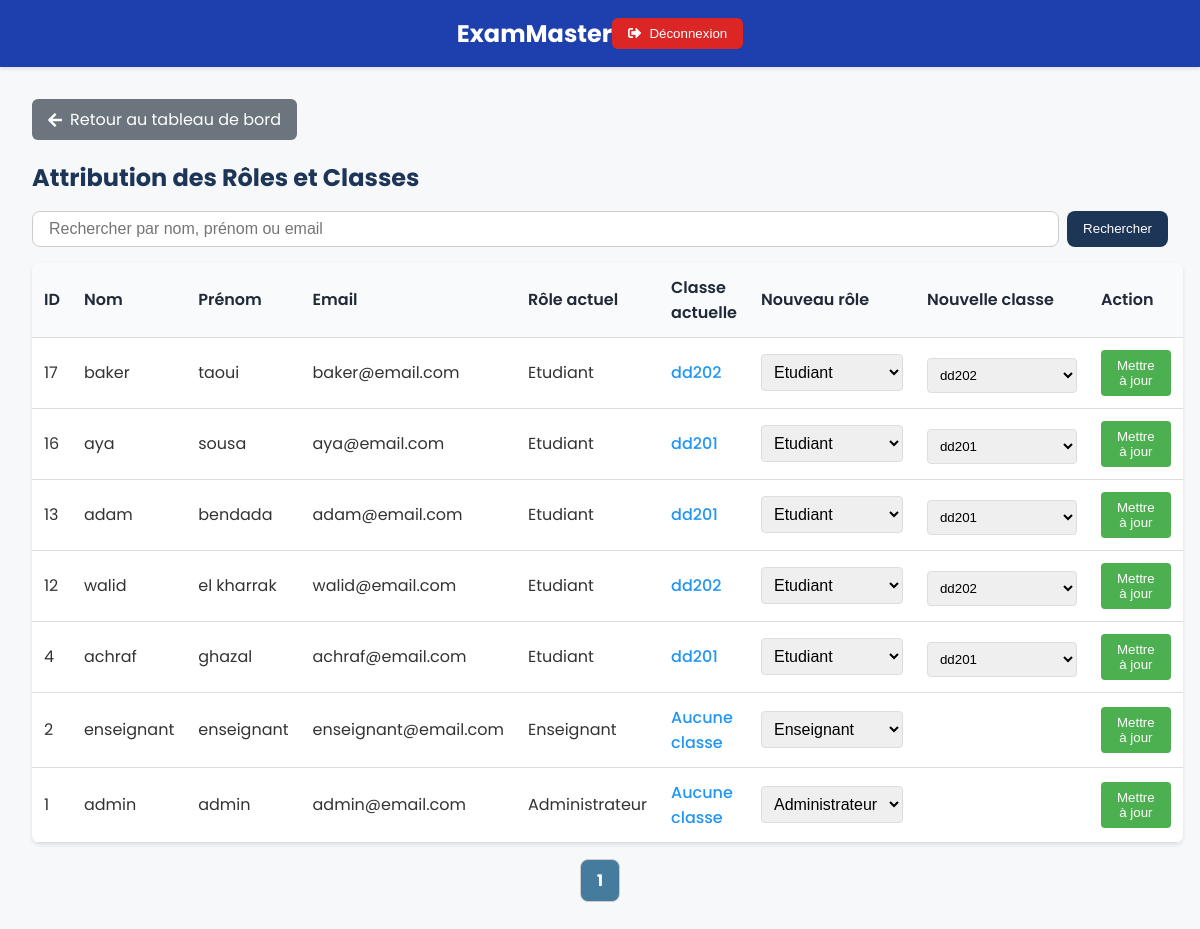
Page /admin/attribuer_role.php (signed in) on the earlier database version.
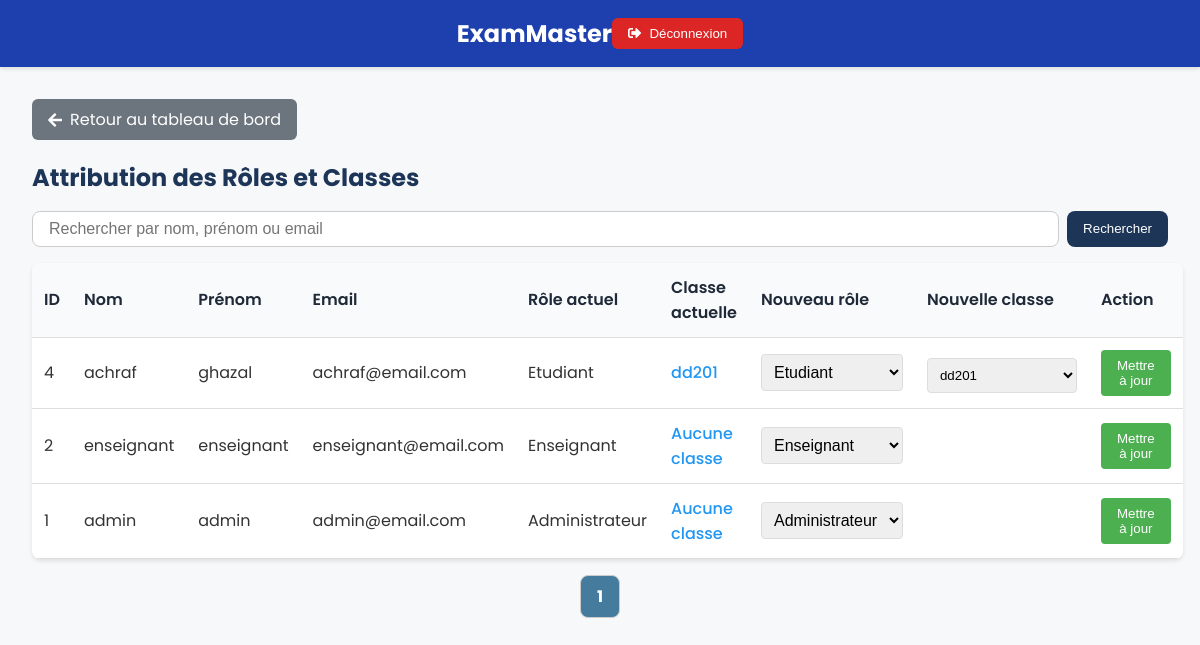
Same page on the later database version.
### tables this page shows
CREATE TABLE `users` (
  `id` int(11) NOT NULL,
  `firstname` varchar(100) NOT NULL,
  `lastname` varchar(100) NOT NULL,
  `email` varchar(100) NOT NULL,
  `password` varchar(255) NOT NULL,
  `role` enum('Administrateur','Enseignant','Etudiant') NOT NULL,
  `created_at` timestamp NULL DEFAULT current_timestamp(),
  `updated_at` timestamp NULL DEFAULT current_timestamp() ON UPDATE current_timestamp(),
  `deleted_at` timestamp NULL DEFAULT NULL,
  `status` enum('pending','approved','rejected') DEFAULT NULL
);

### admin/attribuer_role.php (the view, shortened to what this page needs)
<?php
require_once '../config/connection.php';
$users_per_page = 10;
$page = isset($_GET['page']) ? (int)$_GET['page'] : 1;
$offset = ($page - 1) * $users_per_page;
$search = isset($_GET['search']) ? $_GET['search'] : '';
$search_condition = '';
$params = [];
$count_query = "SELECT COUNT(*) FROM users u " . $search_condition;
$stmt = $conn->prepare($count_query);
$stmt->execute($params);
$total_users = $stmt->fetchColumn();
$total_pages = ceil($total_users / $users_per_page);
$query = "SELECT u.id, u.firstname, u.lastname, u.email, u.role,
          GROUP_CONCAT(c.name) as class_names, GROUP_CONCAT(c.id) as class_ids
          FROM users u
          LEFT JOIN class_student cs ON u.id = cs.student_id
          LEFT JOIN classes c ON cs.class_id = c.id
          " . $search_condition . "
          GROUP BY u.id
          ORDER BY u.id DESC LIMIT $users_per_page OFFSET $offset";
$stmt = $conn->prepare($query);
$stmt->execute($params);
$users = $stmt->fetchAll(PDO::FETCH_ASSOC);
$classes_query = "SELECT id, name FROM classes WHERE name IN ('dd201', 'dd202') ORDER BY name";
$stmt = $conn->prepare($classes_query);
$stmt->execute();
$classes = $stmt->fetchAll(PDO::FETCH_ASSOC);
?>
<!DOCTYPE html>
<html lang="fr">
<head>
    <link rel="stylesheet" href="../assets/css/attribuer_role.css">
    <link rel="stylesheet" href="https://cdnjs.cloudflare.com/ajax/libs/font-awesome/5.15.4/css/all.min.css">
</head>
<body>
    <nav class="navbar">
        <div class="navbar-content">
            <div class="brand">ExamMaster</div>
            <form method="POST" action="../auth/logout.php" style="display: inline;">
                <button type="submit" name="logout" class="logout-btn">
                    <i class="fas fa-sign-out-alt"></i> Déconnexion
                </button>
            </form>
        </div>
    </nav>
    <div class="container"> <a href="dashboard.php" class="back-btn">
                <i class="fas fa-arrow-left"></i> Retour au tableau de bord
            </a>    <br>
        <div class="role-management">
            <h2>Attribution des Rôles et Classes</h2>
            <form method="GET" class="search-bar">
                <input type="text" name="search" class="search-input"
                       placeholder="Rechercher par nom, prénom ou email"
                       value="<?php echo htmlspecialchars($search); ?>">
                <button type="submit" class="search-btn">Rechercher</button>
            </form>
            <table class="role-table">
                <thead>
                    <tr>
                        <th>ID</th>
                        <th>Nom</th>
                        <th>Prénom</th>
                        <th>Email</th>
                        <th>Rôle actuel</th>
                        <th>Classe actuelle</th>
                        <th>Nouveau rôle</th>
                        <th>Nouvelle classe</th>
                        <th>Action</th>
                    </tr>
                </thead>
                <tbody>
                    <?php foreach ($users as $user): ?>
                        <tr>
                            <td><?php echo htmlspecialchars($user['id']); ?></td>
                            <td><?php echo htmlspecialchars($user['firstname']); ?></td>
                            <td><?php echo htmlspecialchars($user['lastname']); ?></td>
                            <td><?php echo htmlspecialchars($user['email']); ?></td>
                            <td><?php echo htmlspecialchars($user['role']); ?></td>
                            <td class="current-class">
                                <?php echo $user['class_names'] ? htmlspecialchars($user['class_names']) : 'Aucune classe'; ?>
                            </td>
                            <td>
                                <form method="POST">
                                    <select name="new_role" class="role-select" onchange="toggleClassSelection(this)">
                                        <option value="Administrateur" <?php echo $user['role'] === 'Administrateur' ? 'selected' : ''; ?>>Administrateur</option>
                                        <option value="Enseignant" <?php echo $user['role'] === 'Enseignant' ? 'selected' : ''; ?>>Enseignant</option>
                                        <option value="Etudiant" <?php echo $user['role'] === 'Etudiant' ? 'selected' : ''; ?>>Etudiant</option>
                                    </select>
                            </td>
                            <td>
                                <div class="class-selection" <?php echo $user['role'] === 'Etudiant' ? 'style="display:block;"' : ''; ?>>
                                    <select name="class" class="class-select">
                                        <?php foreach ($classes as $class): ?>
                                            <option value="<?php echo $class['id']; ?>"
                                                <?php echo (strpos($user['class_ids'] ?? '', (string)$class['id']) !== false) ? 'selected' : ''; ?>>
                                                <?php echo htmlspecialchars($class['name']); ?>
                                            </option>
                                        <?php endforeach; ?>
                                    </select>
                                </div>
                            </td>
                            <td>
                                    <button type="submit" name="update_role" class="update-role-btn">
                                        Mettre à jour
                                    </button>
                            </td>
                        </tr>
                    <?php endforeach; ?>
                </tbody>
            </table>
            <div class="pagination">
                <?php for ($i = 1; $i <= $total_pages; $i++): ?>
                    <a href="?page=<?php echo $i; ?>&search=<?php echo urlencode($search); ?>"
                       class="pagination-btn <?php echo $i === $page ? 'active' : ''; ?>">
                        <?php echo $i; ?>
                    </a>
                <?php endfor; ?>
            </div>
        </div>
    </div>
</body>
</html>

### assets/css/attribuer_role.css (style rules this page uses)
body { font-family: 'Poppins', sans-serif; margin: 0; padding: 0; background-color: #f7f8fa; color: #333; }
.navbar { background-color: #1d3557; color: white; padding: 1rem; display: flex; justify-content: space-between; align-items: center; }
.navbar .brand { font-size: 1.5rem; font-weight: bold; }
.logout-btn { background-color: #e63946; color: white; border: none; padding: 0.5rem 1rem; border-radius: 8px; cursor: pointer; }
.container { padding: 2rem; }
.role-management h2 { color: #1d3557; margin-bottom: 1rem; }
.search-bar { display: flex; gap: 0.5rem; margin-bottom: 1rem; }
.search-input { flex: 1; padding: 0.5rem 1rem; border: 1px solid #ccc; border-radius: 8px; font-size: 1rem; }
.search-btn { background-color: #1d3557; color: white; border: none; padding: 0.5rem 1rem; border-radius: 8px; cursor: pointer; }
.role-table { width: 100%; border-collapse: collapse; margin-bottom: 1rem; background-color: #ffffff; border-radius: 8px; overflow: hidden; box-shadow: 0 2px 4px rgba(0, 0, 0, 0.1); }
.role-table th, .role-table td { padding: 0.75rem; text-align: left; border-bottom: 1px solid #e2e8f0; }
.role-table th { background-color: #f8fafc; font-weight: 600; color: #1f2937; }
.role-select { padding: 0.5rem; border-radius: 8px; border: 1px solid #ccc; font-size: 1rem; }
.update-role-btn { background-color: #457b9d; color: white; border: none; padding: 0.5rem 1rem; border-radius: 8px; cursor: pointer; }
.pagination { display: flex; justify-content: center; gap: 0.5rem; margin-top: 1rem; }
.pagination-btn { display: inline-block; padding: 0.5rem 1rem; border: 1px solid #ccc; border-radius: 8px; text-decoration: none; color: #1d3557; background-color: white; }
.pagination-btn.active { background-color: #457b9d; color: white; font-weight: bold; }

### admin/attribuer_role.php (style rules this page uses)
.class-select { padding: 8px; border-radius: 4px; border: 1px solid #ddd; margin-top: 5px; width: 150px; }
.class-selection { display: none; }
.role-table th, .role-table td { padding: 12px; text-align: left; border-bottom: 1px solid #ddd; }
.role-select, .class-select { padding: 8px; border-radius: 4px; border: 1px solid #ddd; }
.update-role-btn { padding: 8px 16px; background-color: #4CAF50; color: white; border: none; border-radius: 4px; cursor: pointer; }
.current-class { font-weight: 500; color: #2196F3; }
.navbar { background-color: #1e40af; color: white; padding: 1rem; box-shadow: 0 2px 4px rgba(0, 0, 0, 0.1); }
.navbar-content { max-width: 1200px; margin: 0 auto; display: flex; justify-content: space-between; align-items: center; }
.brand { font-size: 1.5rem; font-weight: bold; }
.back-btn { background-color: hsl(208, 7.3%, 45.7%); color: white; padding: 0.5rem 1rem; border: none; border-radius: 0.375rem; text-decoration: none; display: inline-flex; align-items: center; gap: 0.5rem; transition: background-color 0.2s; }
.logout-btn { background-color: #dc2626; color: white; padding: 0.5rem 1rem; border: none; border-radius: 0.375rem; cursor: pointer; transition: background-color 0.2s; display: inline-flex; align-items: center; gap: 0.5rem; }

Differences in the rows shown:
removed users: id "17", firstname "baker", lastname "taoui", email "baker@email.com", role "Etudiant", class_names "dd202", new_role "Etudiant", class "dd202"
removed users: id "16", firstname "aya", lastname "sousa", email "aya@email.com", role "Etudiant", class_names "dd201", new_role "Etudiant", class "dd201"
removed users: id "13", firstname "adam", lastname "bendada", email "adam@email.com", role "Etudiant", class_names "dd201", new_role "Etudiant", class "dd201"
removed users: id "12", firstname "walid", lastname "el kharrak", email "walid@email.com", role "Etudiant", class_names "dd202", new_role "Etudiant", class "dd202"
